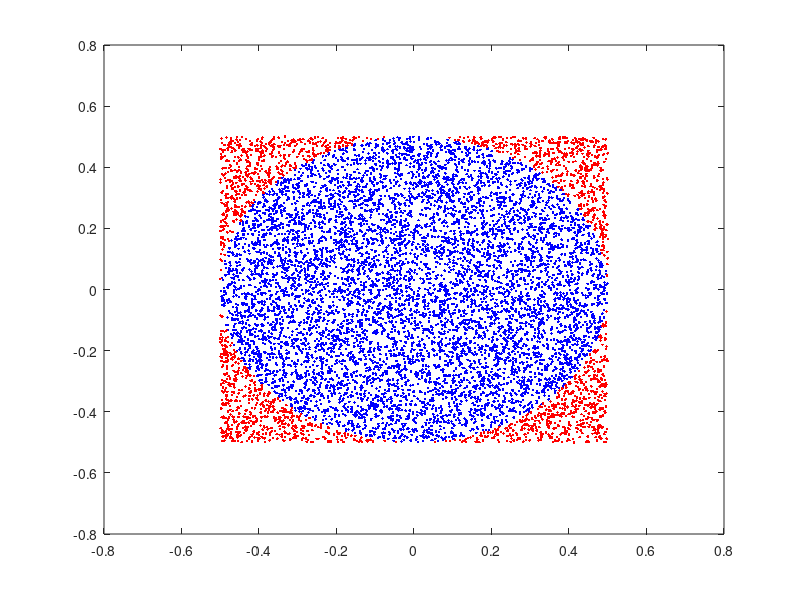

Here is the MATLAB script that generated this plot:
nmax = 10000;
x = rand(nmax,1);
y = rand(nmax,1);
x1=x-0.5;
y1=y-0.5;
r = sqrt(x1.^2+y1.^2) ;
% get logicals 
inside = r<=0.5 ;
outside = r>0.5 ;
% plot 
plot(x1(inside),y1(inside),'b.');
hold on
plot(x1(outside),y1(outside),'r.');
% get pi value 
thepi = 4*sum(inside)/nmax ;  
fprintf('%8.4f\n',thepi)